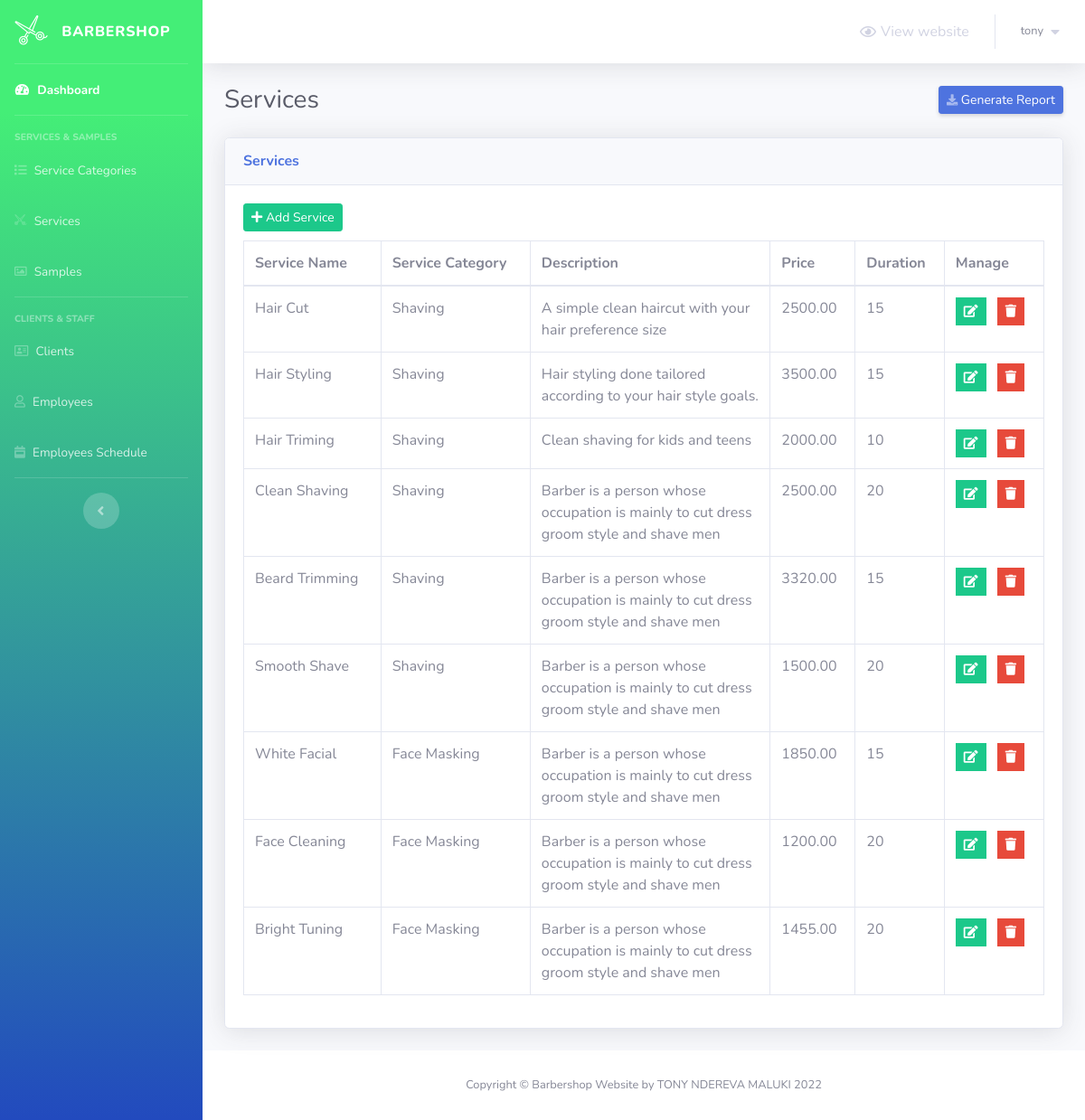
Before: /admin/services.php (signed in) with the older database file.
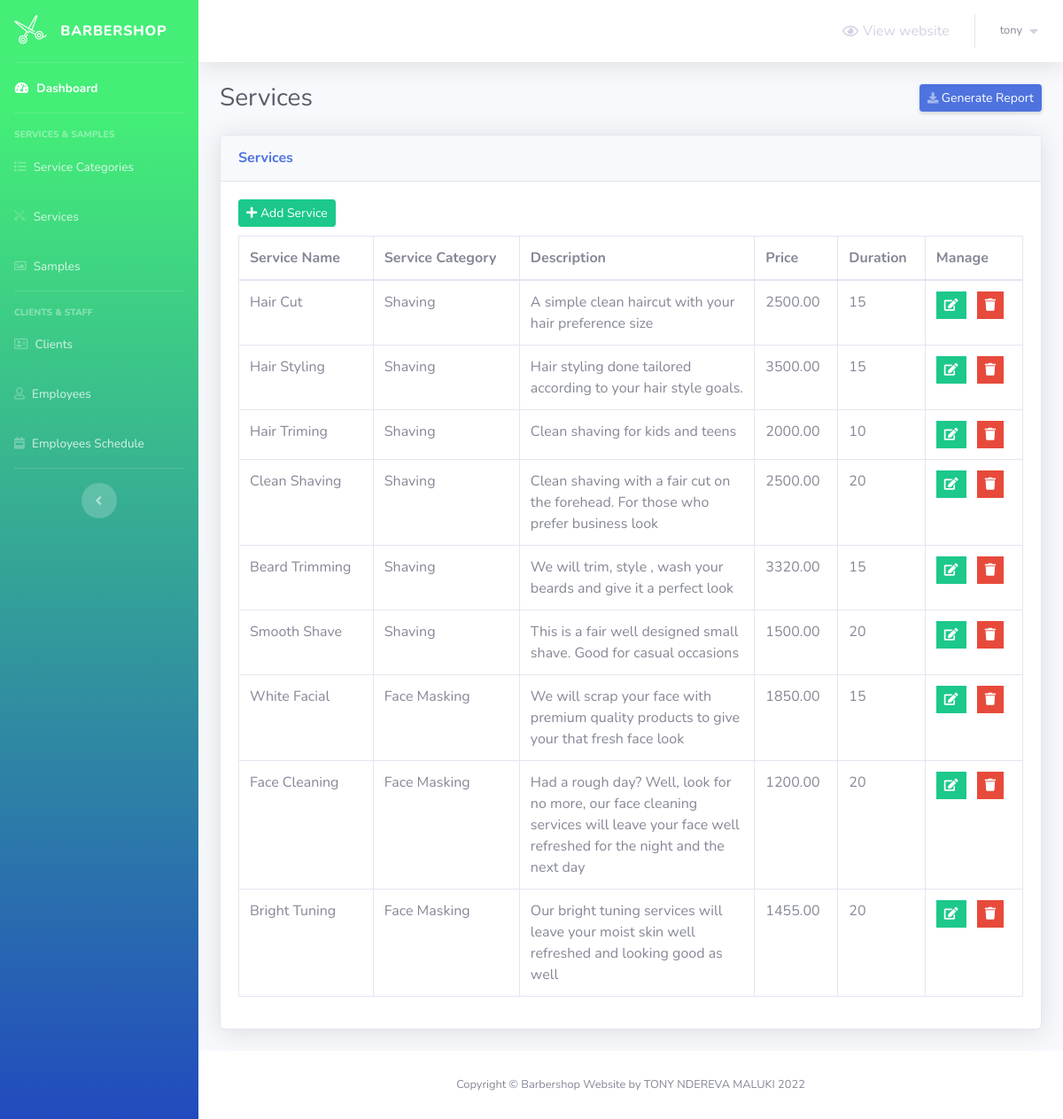
After: the same page with the newer database file.
### tables this page shows
CREATE TABLE `services` (
  `service_id` int(5) NOT NULL,
  `service_name` varchar(50) NOT NULL,
  `service_description` varchar(255) NOT NULL,
  `service_price` decimal(6,2) NOT NULL,
  `service_duration` int(5) NOT NULL,
  `category_id` int(2) NOT NULL
);

CREATE TABLE `service_categories` (
  `category_id` int(2) NOT NULL,
  `category_name` varchar(50) NOT NULL
);

### admin/services.php (the view, shortened to what this page needs)
<?php
include 'connect.php';
include 'Includes/templates/header.php';
if (isset($_SESSION['username_barbershop_Xw211qAAsq4']) && isset($_SESSION['password_barbershop_Xw211qAAsq4'])) {
?>
    <div class="container-fluid">
        <div class="d-sm-flex align-items-center justify-content-between mb-4">
            <h1 class="h3 mb-0 text-gray-800">Services</h1>
            <a href="#" class="d-none d-sm-inline-block btn btn-sm btn-primary shadow-sm">
                <i class="fas fa-download fa-sm text-white-50"></i>
                Generate Report
            </a>
        </div>
        <?php
        $do = '';
        if (isset($_GET['do']) && in_array($_GET['do'], array('Add', 'Edit'))) {
            $do = htmlspecialchars($_GET['do']);
        } else {
            $do = 'Manage';
        }
        if ($do == 'Manage') {
            $stmt = $con->prepare("SELECT * FROM services s, service_categories sc where s.category_id = sc.category_id");
            $stmt->execute();
            $rows_services = $stmt->fetchAll();
        ?>
            <div class="card shadow mb-4">
                <div class="card-header py-3">
                    <h6 class="m-0 font-weight-bold text-primary">Services</h6>
                </div>
                <div class="card-body">
                    <a href="services.php?do=Add" class="btn btn-success btn-sm" style="margin-bottom: 10px;">
                        <i class="fa fa-plus"></i>
                        Add Service
                    </a>
                    <table class="table table-bordered">
                        <thead>
                            <tr>
                                <th scope="col">Service Name</th>
                                <th scope="col">Service Category</th>
                                <th scope="col">Description</th>
                                <th scope="col">Price</th>
                                <th scope="col">Duration</th>
                                <th scope="col">Manage</th>
                            </tr>
                        </thead>
                        <tbody>
                            <?php
                            foreach ($rows_services as $service) {
                                echo "<tr>";
                                echo "<td>";
                                echo $service['service_name'];
                                echo "</td>";
                                echo "<td>";
                                echo $service['category_name'];
                                echo "</td>";
                                echo "<td style = 'width:30%'>";
                                echo $service['service_description'];
                                echo "</td>";
                                echo "<td>";
                                echo $service['service_price'];
                                echo "</td>";
                                echo "<td>";
                                echo $service['service_duration'];
                                echo "</td>";
                                echo "<td>";
                                $delete_data = "delete_" . $service["service_id"];
                            ?>
                                <ul class="list-inline m-0">
                                    <li class="list-inline-item" data-toggle="tooltip" title="Edit">
                                        <button class="btn btn-success btn-sm rounded-0">
                                            <a href="services.php?do=Edit&service_id=<?php echo $service['service_id']; ?>" style="color: white;">
                                                <i class="fa fa-edit"></i>
                                            </a>
                                        </button>
                                    </li>
                                    <li class="list-inline-item" data-toggle="tooltip" title="Delete">
                                        <button class="btn btn-danger btn-sm rounded-0" type="button" data-toggle="modal" data-target="#<?php echo $delete_data; ?>" data-placement="top"><i class="fa fa-trash"></i></button>
                                    </li>
                                </ul>
                            <?php
                                echo "</td>";
                                echo "</tr>";
                            }
                            ?>
                        </tbody>
                    </table>
                </div>
            </div>
            <?php
        }
        ?>
    </div>
<?php
    include 'Includes/templates/footer.php';
} else {
    header('Location: login.php');
    exit();
}
?>

### admin/Includes/templates/header.php (shortened to what this page needs)
<!DOCTYPE html>
<html lang="en">
<head>
	<link href="Design/fonts/css/all.min.css" rel="stylesheet" type="text/css">
	<link href="Design/css/sb-admin-2.min.css" rel="stylesheet">
	<link href="Design/css/main.css" rel="stylesheet">
	<link rel="stylesheet" type="text/css" href="Design/fonts/css/all.min.css">
	<link rel="stylesheet" type="text/css" href="Design/css/barber-icons.css">
</head>
<body id="page-top">
	<div id="wrapper">
		<ul class="navbar-nav bg-gradient-primary sidebar sidebar-dark accordion" id="accordionSidebar">
			<a class="sidebar-brand d-flex align-items-center justify-content-center" href="">
				<div class="sidebar-brand-icon rotate-n-15">
					<i class="bs bs-scissors-1"></i>
				</div>
				<div class="sidebar-brand-text mx-3">Barbershop</div>
			</a>
			<hr class="sidebar-divider my-0">
			<li class="nav-item active">
				<a class="nav-link" href="index.php">
					<i class="fas fa-fw fa-tachometer-alt"></i>
					<span>Dashboard</span>
				</a>
			</li>
			<hr class="sidebar-divider">
			<div class="sidebar-heading">
				SERVICES & SAMPLES
			</div>
			<li class="nav-item">
				<a class="nav-link" href="service-categories.php">
					<i class="fas fa-list"></i>
					<span>Service Categories</span>
				</a>
			</li>
			<li class="nav-item">
				<a class="nav-link" href="services.php">
					<i class="bs bs-scissors-1"></i>
					<span>Services</span>
				</a>
			</li>
			<li class="nav-item">
				<a class="nav-link" href="#">
					<i class="far fa-image"></i>
					<span>Samples</span>
				</a>
			</li>
			<hr class="sidebar-divider">
			<div class="sidebar-heading">
				CLIENTS & STAFF
			</div>
			<li class="nav-item">
				<a class="nav-link" href="clients.php">
					<i class="far fa-address-card"></i>
					<span>Clients</span>
				</a>
			</li>
			<li class="nav-item">
				<a class="nav-link" href="employees.php">
					<i class="far fa-user"></i>
					<span>Employees</span>
				</a>
			</li>
			<li class="nav-item">
				<a class="nav-link" href="employees-schedule.php">
					<i class="fas fa-calendar-week icon-ver"></i>
					<span>Employees Schedule</span>
				</a>
			</li>
			<hr class="sidebar-divider d-none d-md-block">
			<div class="text-center d-none d-md-inline">
				<button class="rounded-circle border-0" id="sidebarToggle"></button>
			</div>
		</ul>
		<div id="content-wrapper" class="d-flex flex-column">
			<div id="content">
				<nav class="navbar navbar-expand navbar-light bg-white topbar mb-4 static-top shadow">
					<ul class="navbar-nav ml-auto">
						<li class="nav-item">
							<a class="nav-link" href="../" target="_blank">
								<i class="far fa-eye"></i>
								<span style="margin-left: 5px;">View website</span>
							</a>
						</li>
						<li class="nav-item dropdown no-arrow">
							<a class="nav-link dropdown-toggle" href="#" id="userDropdown" role="button" data-toggle="dropdown" aria-haspopup="true" aria-expanded="false">
								<span class="mr-2 d-none d-lg-inline text-gray-600 small">
									<?php echo $_SESSION['username_barbershop_Xw211qAAsq4']; ?>
								</span>
								<i class="fas fa-caret-down"></i>
							</a>
						</li>
					</ul>
				</nav>

### admin/Includes/templates/footer.php (shortened to what this page needs)
</div>
<footer class="sticky-footer bg-white">
	<div class="container my-auto">
		<div class="copyright text-center my-auto">
			<span>Copyright &copy; Barbershop Website by TONY NDEREVA MALUKI </span>
		</div>
	</div>
</footer>
</div>
</div>
</body>
</html>

Changed rows visible on the page:
changed services "Clean Shaving": service_description "Barber is a person whose occupation is mainly to cut dress groom style and shave men" → "Clean shaving with a fair cut on the forehead. For those who prefer business look"
changed services "Beard Trimming": service_description "Barber is a person whose occupation is mainly to cut dress groom style and shave men" → "We will trim, style , wash your beards and give it a perfect look"
changed services "Smooth Shave": service_description "Barber is a person whose occupation is mainly to cut dress groom style and shave men" → "This is a fair well designed small shave. Good for casual occasions"
changed services "White Facial": service_description "Barber is a person whose occupation is mainly to cut dress groom style and shave men" → "We will scrap your face with premium quality products to give your that fresh face look"
changed services "Face Cleaning": service_description "Barber is a person whose occupation is mainly to cut dress groom style and shave men" → "Had a rough day? Well, look for no more, our face cleaning services will leave your face well refreshed for the night and the next day"
changed services "Bright Tuning": service_description "Barber is a person whose occupation is mainly to cut dress groom style and shave men" → "Our bright tuning services will leave your moist skin well refreshed and looking good as well"
